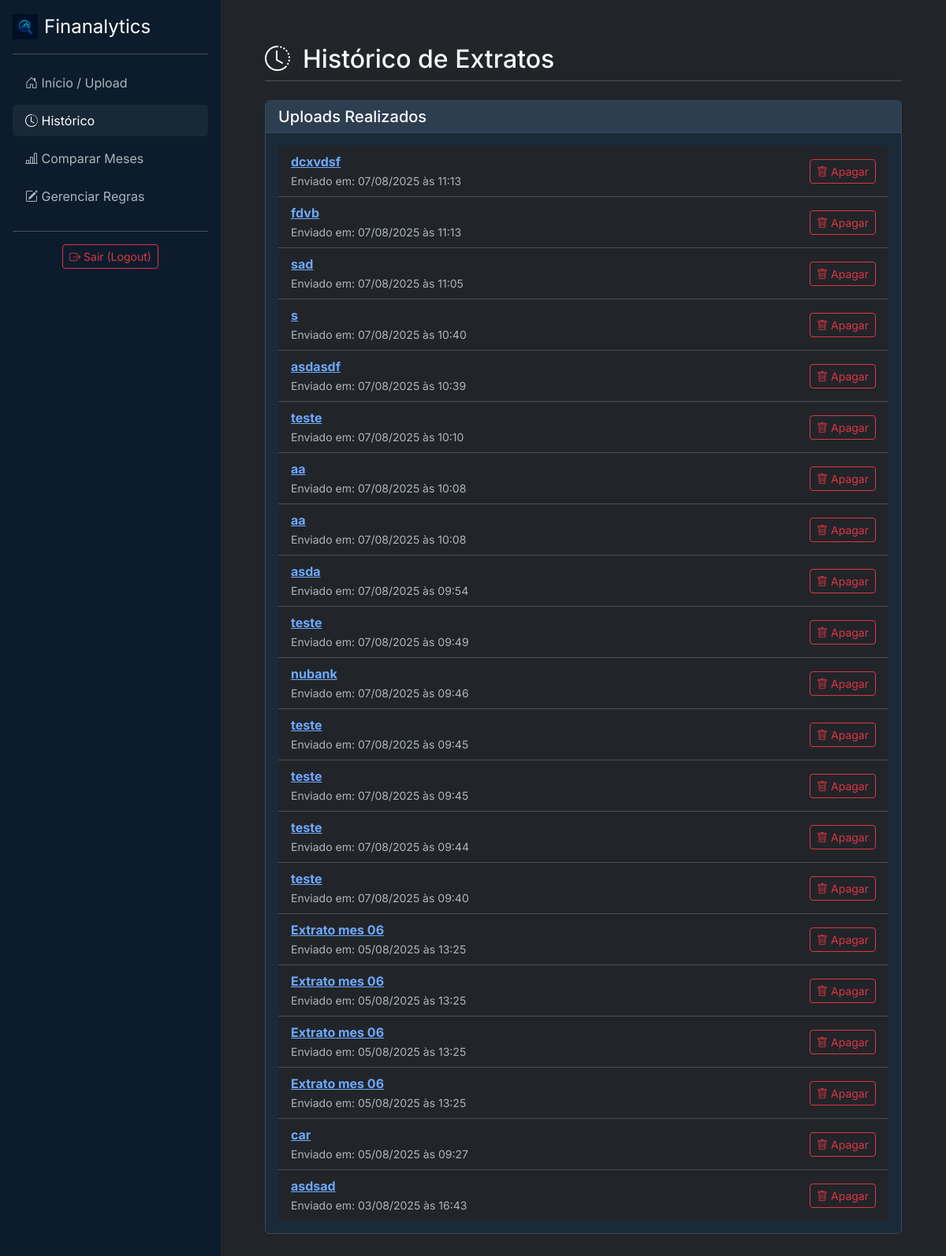
Screenshot of /historico/ (signed in) with the database file from the repository.
### analisador/models.py (models this page shows, shortened)
class Extrato(models.Model):
    usuario = models.ForeignKey(User, on_delete=models.CASCADE)
    mes_referencia = models.CharField(max_length=50, help_text="Ex: Julho/2025")
    data_upload = models.DateTimeField(auto_now_add=True) # Salva a data do upload automaticamente

### analisador/views.py (the view)
# urls.py: path('historico/', views.historico_extratos, name='historico'),
@login_required
def historico_extratos(request):
    extratos = Extrato.objects.filter(usuario=request.user).order_by('-data_upload')
    contexto = {
        'extratos': extratos,
        'active_page': 'historico'
    }
    return render(request, 'analisador/historico.html', contexto)

### analisador/templates/analisador/historico.html (shortened to what this page needs)
{% extends 'analisador/base.html' %}
{% block content %}
    <div class="d-flex justify-content-between align-items-center mb-4 pb-2 border-bottom">
        <h1 class="h2 mb-0"><i class="bi bi-clock-history me-3"></i>Histórico de Extratos</h1>
    </div>
    <div class="card shadow-sm">
        <div class="card-header">
            <h5 class="card-title mb-0">Uploads Realizados</h5>
        </div>
        <div class="card-body">
{% if extratos %}
    <ul class="list-group list-group-flush">
        {% for extrato in extratos %}
        <li class="list-group-item d-flex justify-content-between align-items-center">
            <div>
                <a href="{% url 'pagina_relatorio' extrato_id=extrato.id %}">
                    <strong>{{ extrato.mes_referencia }}</strong>
                </a>
                <br>
                <small class="text-muted">Enviado em: {{ extrato.data_upload|date:"d/m/Y \à\s H:i" }}</small>
            </div>
            <div>
                <form action="{% url 'apagar_extrato' extrato_id=extrato.id %}" method="POST" onsubmit="return confirm('Tem certeza que deseja apagar este extrato e todas as suas transações? Esta ação não pode ser desfeita.');">
                    <button type="submit" class="btn btn-sm btn-outline-danger">
                        <i class="bi bi-trash"></i> Apagar
                    </button>
                </form>
            </div>
        </li>
        {% endfor %}
    </ul>
{% else %}
    <p class="text-center text-muted">Você ainda não enviou nenhum extrato.</p>
{% endif %}
        </div>
    </div>
{% endblock %}

### static/css/custom.css (style rules this page uses)
:root { --bs-dark-rgb: 4, 28, 50; --bs-body-color: #f8f9fa; --bs-secondary-color: #adb5bd; --bs-primary: #0d6efd; --verde-sucesso: #198754; --vermelho-perigo: #dc3545; --amarelo-alerta: #ffc107; }
body { font-family: 'Inter', sans-serif; }
.card { background-color: #1a2a38; border: 1px solid #34495e; }
.card-header { background-color: #2c3e50; border-bottom: 1px solid #34495e; }

### rows the page displays
Extrato: mes_referencia "dcxvdsf", data_upload "07/08/2025 às 11:13"
Extrato: mes_referencia "fdvb", data_upload "07/08/2025 às 11:13"
Extrato: mes_referencia "sad", data_upload "07/08/2025 às 11:05"
Extrato: mes_referencia "s", data_upload "07/08/2025 às 10:40"
Extrato: mes_referencia "asdasdf", data_upload "07/08/2025 às 10:39"
Extrato: mes_referencia "teste", data_upload "07/08/2025 às 10:10"
Extrato: mes_referencia "aa", data_upload "07/08/2025 às 10:08"
Extrato: mes_referencia "aa", data_upload "07/08/2025 às 10:08"
Extrato: mes_referencia "asda", data_upload "07/08/2025 às 09:54"
Extrato: mes_referencia "teste", data_upload "07/08/2025 às 09:49"
Extrato: mes_referencia "nubank", data_upload "07/08/2025 às 09:46"
Extrato: mes_referencia "teste", data_upload "07/08/2025 às 09:45"
Extrato: mes_referencia "teste", data_upload "07/08/2025 às 09:45"
Extrato: mes_referencia "teste", data_upload "07/08/2025 às 09:44"
Extrato: mes_referencia "teste", data_upload "07/08/2025 às 09:40"
Extrato: mes_referencia "Extrato mes 06", data_upload "05/08/2025 às 13:25"
Extrato: mes_referencia "Extrato mes 06", data_upload "05/08/2025 às 13:25"
Extrato: mes_referencia "Extrato mes 06", data_upload "05/08/2025 às 13:25"
Extrato: mes_referencia "Extrato mes 06", data_upload "05/08/2025 às 13:25"
Extrato: mes_referencia "car", data_upload "05/08/2025 às 09:27"
Extrato: mes_referencia "asdsad", data_upload "03/08/2025 às 16:43"
